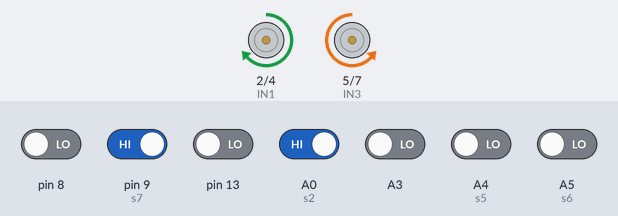
The sketch below on a simulated Arduino Uno, built with avr-gcc and run on an emulated ATmega328P. On the bench: motor-driver pin pairs drawn as motors (green arrow = first pin HIGH = forward, orange = second pin HIGH = backward, longer = more drive, scaled by the enable pin). The inputs (shaded band) are chosen by the test bench; at power-on: A0 (s2), pin 9 (s7) HIGH, A3, A4 (s5), A5 (s6), pin 8, pin 13 LOW.

Above: at 1.8 s.
1.9 s: pin 9 (s7) driven LOW
At 2.08 s:
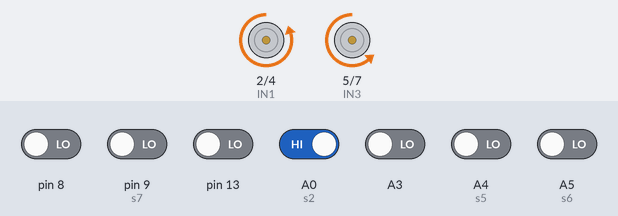
4.9 s: pin 8 driven HIGH
At 7.8 s:
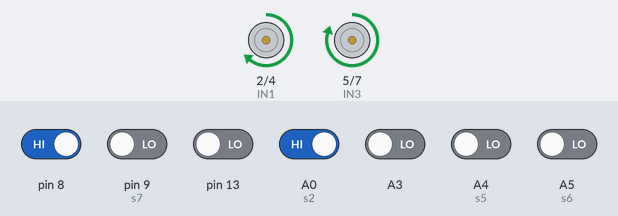
7.9 s: A0 (s2) driven LOW
At 8.5 s:
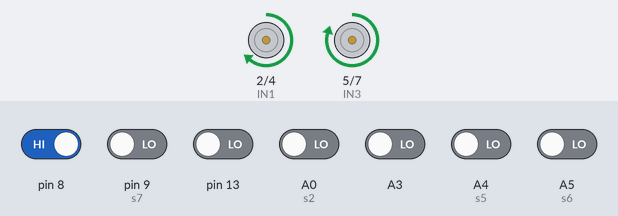
9.4 s: pin 13 driven HIGH
At 12.3 s:
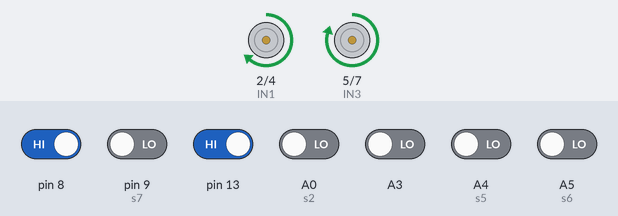
12.4 s: pin 13 driven LOW
At 13.1 s:
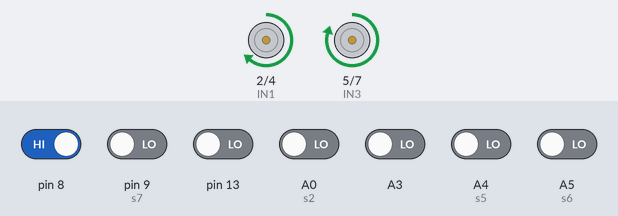
13.9 s: pin 8 driven LOW
At 14.6 s:
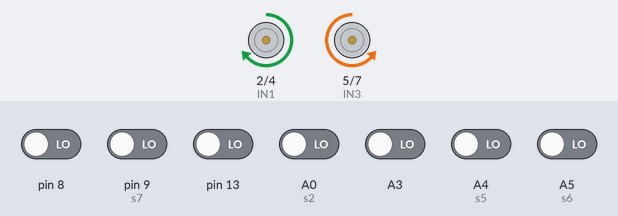
Timing chart, 0 to 16.4 s (numbered marks = the images above; inputs shaded):
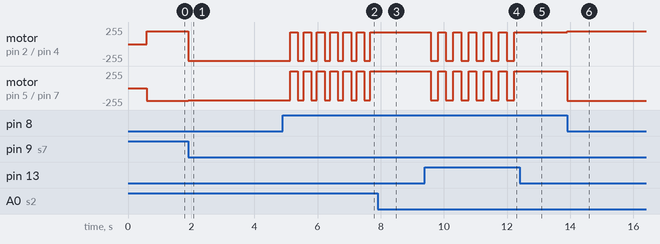

Measured:
- after the input at 1.9 s, motor on pin 2 (IN1) / pin 4 (IN2): forward 190/255 → backward 250/255 at once; motor on pin 5 (IN3) / pin 7 (IN4): backward 190/255 → backward 180/255 at once
- after the input at 4.9 s, motor on pin 2 (IN1) / pin 4 (IN2): alternates backward 250/255 for 0.18 s and forward 180/255 for 0.24 s, starting after 0.24 s; motor on pin 5 (IN3) / pin 7 (IN4): alternates forward 250/255 for 0.24 s and backward 180/255 for 0.18 s, starting after 0.24 s
- after the input at 7.9 s, motor on pin 2 (IN1) / pin 4 (IN2): stops changing and stays forward 180/255; motor on pin 5 (IN3) / pin 7 (IN4): stops changing and stays forward 250/255
- after the input at 9.4 s, motor on pin 2 (IN1) / pin 4 (IN2): alternates backward 250/255 for 0.24 s and forward 180/255 for 0.24 s, starting after 0.18 s; motor on pin 5 (IN3) / pin 7 (IN4): alternates forward 250/255 for 0.24 s and backward 180/255 for 0.24 s, starting after 0.18 s
- after the input at 12.4 s, motor on pin 2 (IN1) / pin 4 (IN2): stops changing and stays forward 180/255; motor on pin 5 (IN3) / pin 7 (IN4): stops changing and stays forward 250/255
- after the input at 13.9 s, motor on pin 2 (IN1) / pin 4 (IN2): forward 180/255 → forward 190/255 at once; motor on pin 5 (IN3) / pin 7 (IN4): forward 250/255 → backward 190/255 at once

The sketch:

line8_v2.5.ino.ino
```cpp
const int ENA =  3;
const int ENB = 6;
const int IN1 = 2;
const int IN2 = 4;
const int IN3 = 5;
const int IN4 = 7;

//irp_1  2  3  4  5  6  7 8
//pin[13,A0,A2,A3,A4,A5,9,8]
int s3 = A2;
int s4 = A3;
int s5 = A4;
int s6 = A5;
int s2 = A0;
int s7 = 9;

const int mspeed =  190;
const int error = 100;

void setup() {
  // put your setup code here, to run once:
  Serial.begin(115200);
  pinMode(ENA,OUTPUT);
  pinMode(ENB,OUTPUT);
  pinMode(IN1,OUTPUT);
  pinMode(IN2,OUTPUT);
  pinMode(IN3,OUTPUT);
  pinMode(IN4,OUTPUT);

  pinMode(s2,INPUT);
  pinMode(s7,INPUT);
  pinMode(s5,INPUT);
  pinMode(s6,INPUT);

  analogWrite(ENA,mspeed);
  analogWrite(ENB,mspeed);
  delay(600);

}

void loop() {
  // put your main code here, to run repeatedly:
  int  r2 = digitalRead(s2);
  int  r7 = digitalRead(s7);
  int  r8 = digitalRead(8);
  int  r1 = digitalRead(13);
  int  r5 = digitalRead(s5);
  int  r6 = digitalRead(s6);
  int  r4 =  digitalRead(A3);


  if ((r2 == 0) && (r7 == 0)) {
    forward();

  }
  if ((r2  == 1) && (r7 == 0)) {
    right();
    delay(100);

  }
  if ((r2  == 0) && (r7 == 1)) {
    left();
    delay(100);
  }
  if ((r5 == 1) && (r4 == 1)){
    forward();
  }
  if (r1 == 1){
    right();
    delay(160);
  }

  if (r8  == 1){
    left();
    delay(160);
  }

  else {
    forward();
  }
}

void forward() {
  analogWrite(ENA, mspeed);
  analogWrite(ENB, mspeed);

  digitalWrite(IN1, HIGH);
  digitalWrite(IN2, LOW);
  digitalWrite(IN3, LOW);
  digitalWrite(IN4, HIGH);
}

void stop() {
  analogWrite(ENA, 0);
  analogWrite(ENB, 0);

  digitalWrite(IN1, LOW);
  digitalWrite(IN2, LOW);
  digitalWrite(IN3, LOW);
  digitalWrite(IN4, LOW);
}

void right() {
  analogWrite(ENA, 250); // Set speed for right motor
  analogWrite(ENB, 180); // Set speed for left motor

  digitalWrite(IN1, LOW);  // Right Motor Backward Pin
  digitalWrite(IN2, HIGH); // Right Motor Forward Pin
  digitalWrite(IN3, LOW);  // Left Motor Backward Pin
  digitalWrite(IN4, HIGH);
  delay(80); // Left Motor Forward Pin
}

void left() {
  analogWrite(ENA, 180); // Set speed for right motor
  analogWrite(ENB, 250); // Set speed for left motor

  digitalWrite(IN1, HIGH); // Right Motor Forward Pin
  digitalWrite(IN2, LOW);  // Right Motor Backward Pin
  digitalWrite(IN3, HIGH); // Left Motor Forward Pin
  digitalWrite(IN4, LOW);
  delay(80);  // Left Motor Backward Pin
}
```
